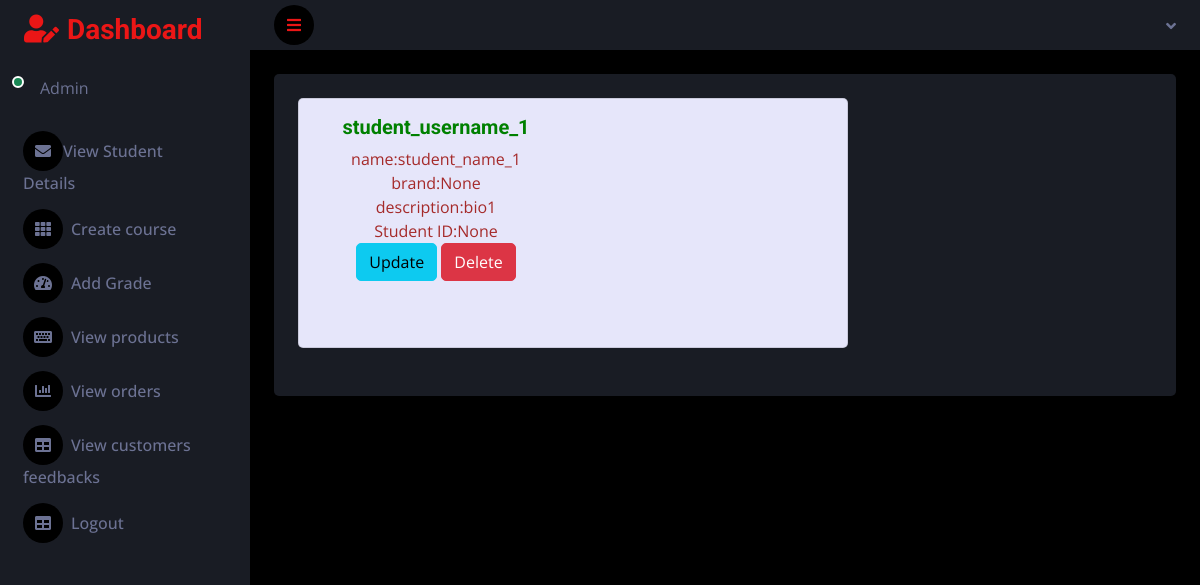
The app's page /teacher_view_student_details/, older data.
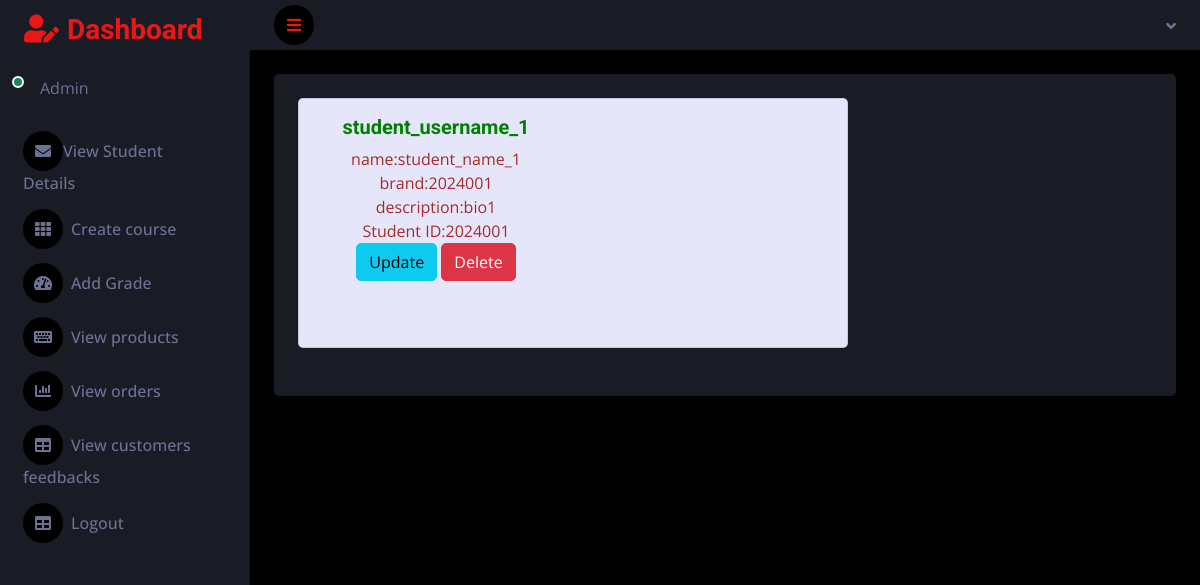
The same page, newer data.
### grade_app/models.py (models this page shows, shortened)
class Student(models.Model):
    user = models.ForeignKey(User_model,on_delete=models.CASCADE)
    name = models.CharField(max_length=250)
    student_id = models.IntegerField(blank=True,null=True)
    bio = models.TextField()

class User_model(AbstractUser):
    is_teacher = models.BooleanField(default=False)
    is_student = models.BooleanField(default=False)

### grade_app/teacher_views.py (the view)
# urls.py: path('teacher_view_student_details/',teacher_views.teacher_view_student_details,name='teacher_view_student_details'),
def teacher_view_student_details(request):
    student_objects = Student.objects.all()
    return render(request,'teacher/teacher_view_student_details.html',{'student_objects':student_objects})

### template/teacher/teacher_view_student_details.html
{% extends 'teacher/teacher_dash.html' %}
{% block content %}
<div style="display:grid;grid-template-columns:1fr;grid-gap:20px;">
{% for i in student_objects %}
<div class="card" style="display:grid;grid-template-columns:1fr 1fr;width:550px;height:250px;background-color:#E6E6FA;">
      <div class="card-body">
        <h5 class="card-title" style="color:green;">{{i.user}}</h5>
        <p class="card-text text" style="color:brown;" >
          name:{{i.name}}<br>
          brand:{{i.student_id}}<br>
           description:{{i.bio}}<br>
           Student ID:{{i.student_id}}<br>
           <a href="{% url 'teacher_update_student_details' i.id %}" class="btn btn-info">Update</a>
           <a href="{% url 'teacher_delete_student_details' i.id %}" class="btn btn-danger" onclick = 'confirm_delete()'>Delete</a>
          </p>
      </div>
</div>
{% endfor %}
</div>
{% endblock %}

Row changes from the older to the newer data that the page shows:
changed Student "student_name_1": student_id "None" → "2024001"
